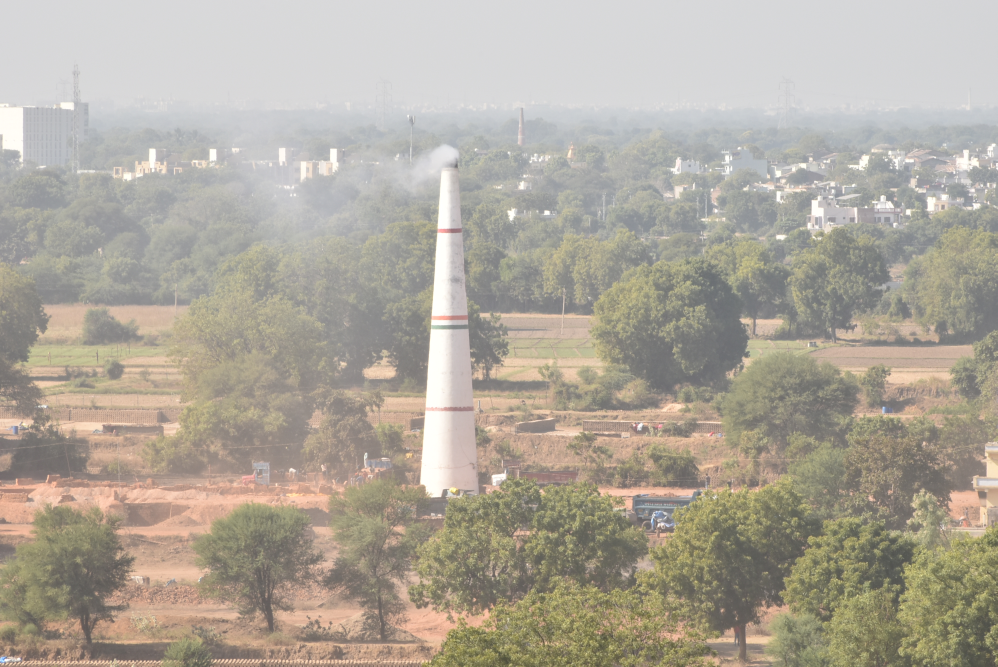
#> input picture Data and Testing/Real Images/Dataset/DSC_3074.JPG, 2992 x 2000 px, found by its file name (shown at 1/3 size)
$ jupyter execute --allow-errors '5) RTVD_IP_NIDAM-DCP.ipynb'   (shell and % lines are left out)   (older library calls are emulated)   (text cells are left out)
#> lines starting #> are read from the running program, lines starting #| are printed output that depends on the picture; after the words box and inside, x2 and y2 are one past the last pixel; in counts of white or black regions, pixels touching at a corner belong together; pictures that were not available may be replaced by others from this repository, and a replacement may not be noted
[cell 1]
import numpy as np
import cv2
import math
import time
# !pip install imutils
import imutils
from imutils.video import VideoStream

# [87 lines left out: functions Guidedfilter, DarkChannel, TransmissionRefine, final, not called in this run]

[cell 2]
import numpy as np
import cv2
import math
import time
# !pip install imutils
import imutils
from imutils.video import VideoStream

def Guidedfilter(Image ,p ,r ,Epsilon):
    I_mean = cv2.boxFilter(Image,cv2.CV_64F,(r,r));
    p_mean = cv2.boxFilter(p, cv2.CV_64F,(r,r));
    Ip_mean = cv2.boxFilter(Image*p,cv2.CV_64F,(r,r));
    Ip_cov = Ip_mean - I_mean*p_mean;

    II_mean = cv2.boxFilter(Image*Image,cv2.CV_64F,(r,r));
    I_var   = II_mean - I_mean*I_mean;

    a = Ip_cov/(I_var + Epsilon);
    b = p_mean - a*I_mean;

    a_mean = cv2.boxFilter(a,cv2.CV_64F,(r,r));
    b_mean = cv2.boxFilter(b,cv2.CV_64F,(r,r));

    q = a_mean*Image + b_mean;
    return q;


# [16 lines left out: function DarkChannel, not called in this run]

def TransmissionRefine(Image,et):
    gray = cv2.cvtColor(Image,cv2.COLOR_BGR2GRAY);
    gray = np.float64(gray)/255;
    r = 60;    # initially 60
    eps = 0.0001; # initially 0.0001
    t = Guidedfilter(gray,et,r,eps);

    return t

def final2(src):
    #change the value of 'n' to load different images.
    n='10'
#     src = cv2.imread(r"E:\College Education\DA-IICT\Study\Sem 3\Pratik - Projects\Video Dehazing\Input Images & Videos\Input Images\Online Images\foggy_bench.jpg")
    I = src.astype(np.float64)/255;
    sz = 9

    dc = cv2.min(cv2.min(I[:,:,0],I[:,:,1]),I[:,:,2])

    b,g,r = cv2.split(I)
    Im = ((b + g + r)/3)
    dark =  Im + (Im.mean() - dc.mean() )
    A = dark

    kernel = np.ones((sz,sz),np.float32)/(sz*sz)
    A = cv2.filter2D(A,-1,kernel)

    A = TransmissionRefine(src,A);

    A = cv2.min(A,0.85)
    temp = np.zeros(I.shape,I.dtype)
    temp[:,:,0] = (I[:,:,0]/A)
    temp[:,:,1] = (I[:,:,1]/A)
    temp[:,:,2] = (I[:,:,2]/A)


    dc = cv2.min(cv2.min(temp[:,:,0] ,temp[:,:,1]),temp[:,:,2])

    mean = (temp[:,:,0] +temp[:,:,1] +temp[:,:,2])/3
    meanI = (b+g+r)/3
    dark = cv2.min(cv2.min(I[:,:,0],I[:,:,1]),I[:,:,2])
    beta = meanI - dark

    t = (1 - 0.999*(dc))/(1-beta)

    t = cv2.max(t,0.199)
    J = np.zeros(I.shape,I.dtype)
    for ind in range(0,3):
        J[:,:,ind] = (I[:,:,ind]-A)/(t) + (A)
#     print(J.shape)
#     J = np.float32(J)
    return J

[cell 3]
# [42 lines left out: function final1, not called in this run]

[cell 4]
if __name__ == "__main__":
#     inputImagePath = r"E:\College Education\DA-IICT\Study\Sem 3\Pratik - Projects\Video Dehazing\Input Images & Videos\Input Images\Online Images\foggy_bench.jpg" #Enter image path
#     inputImagePath = r"E:\College Education\DA-IICT\Study\Sem 3\Pratik - Projects\Video Dehazing\Input Images & Videos\Input Images\Online Images\house_input.jpg" #Enter image path
    inputImagePath = r"E:\College Education\DA-IICT\Study\Sem 3\Pratik - Projects\Video Dehazing\Input Images & Videos\Input Images\From Sir\dataset\DSC_3074.jpg" #Enter image path
#     inputImagePath = r"E:\College Education\DA-IICT\Study\Sem 3\Pratik - Projects\Video Dehazing\Input Images & Videos\Input Images\From Sir\dataset\DSC_3354.jpg" #Enter image path
#     inputImagePath = r"E:\College Education\DA-IICT\Study\Sem 3\Pratik - Projects\Video Dehazing\Input Images & Videos\Input Images\From Sir\dataset2\DSC_3450.jpg" #Enter image path
    src = cv2.imread(inputImagePath)
#> src is the input picture: shape (2000, 2992, 3); mean B, G, R 156.1, 167.9, 174.7
    shape = src.shape
#> shape = (2000, 2992, 3)
    src = cv2.resize(src, (640, 480))
#> src: shape (480, 640, 3)
    cv2.imshow('i',src)
#     FI = final(src)
#     FI1 = final1(src)
    FI2 = final2(src)
#> in Guidedfilter, `q = a_mean*Image + b_mean;`:
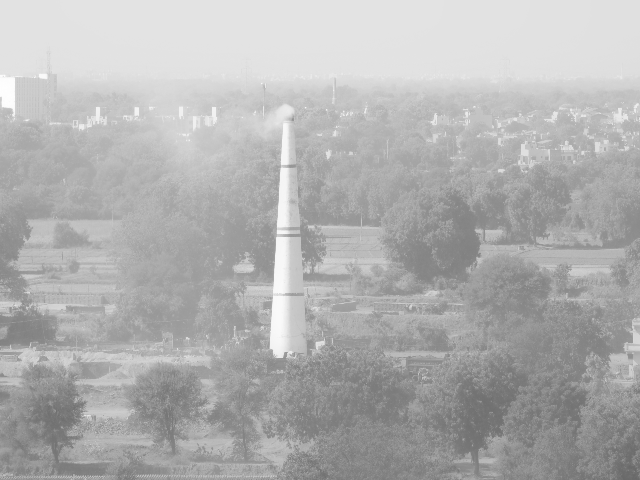
#> q: shape (480, 640) float64; min 0.412, max 0.999, mean 0.695
#> in final2, `temp[:,:,2] = (I[:,:,2]/A)`:
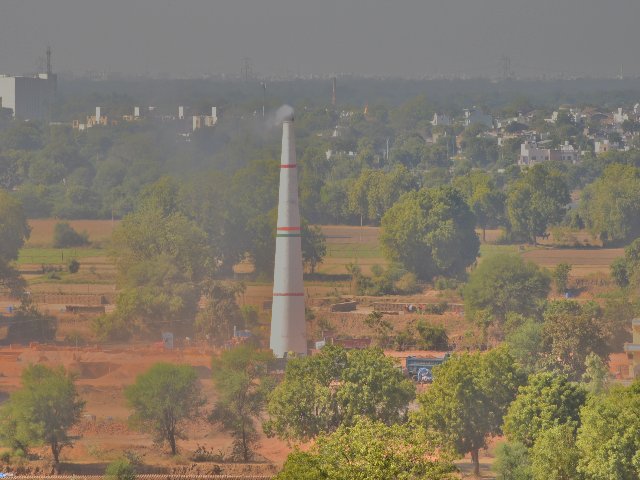
#> temp: shape (480, 640, 3) float64; mean B, G, R 0.876, 0.951, 0.992; drawn with min black and max white
#> in final2, `dc = cv2.min(cv2.min(temp[:,:,0] ,temp[:,:,1]),temp[:,:,2])`:
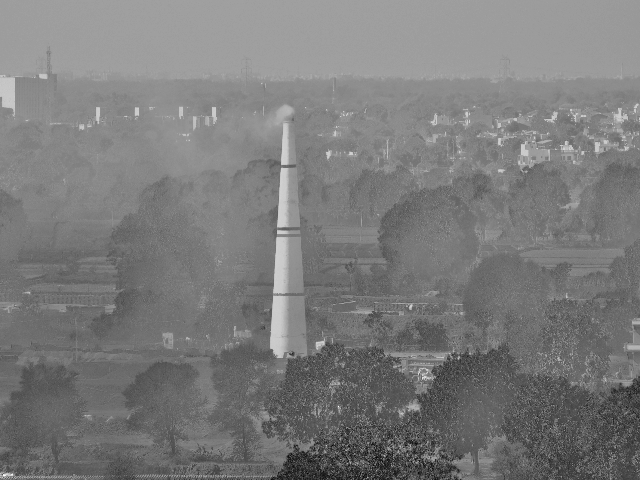
#> dc: shape (480, 640) float64; min 0.44, max 1.33, mean 0.871; drawn with min black and max white
#> in final2, `mean = (temp[:,:,0] +temp[:,:,1] +temp[:,:,2])/3`:
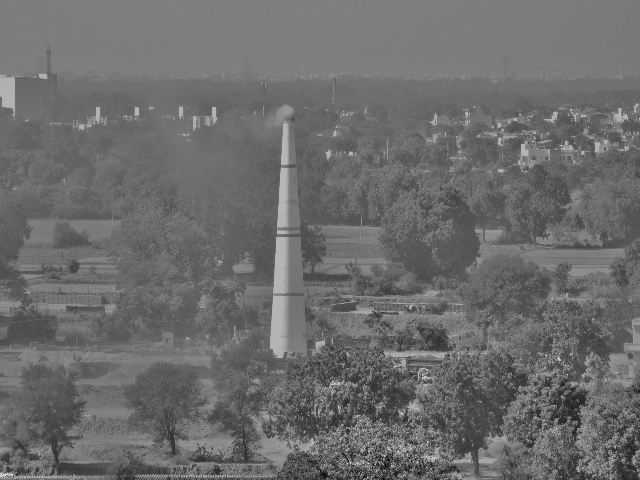
#> mean: shape (480, 640) float64; min 0.598, max 1.4, mean 0.94; drawn with min black and max white
#> in final2, `beta = meanI - dark`:
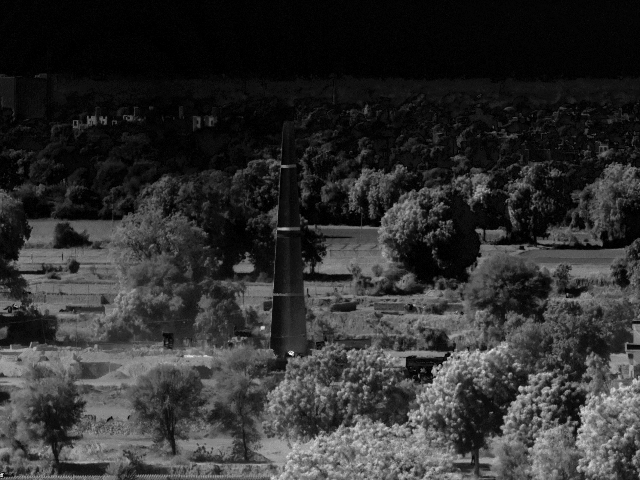
#> beta: shape (480, 640) float64; min -1.11e-16, max 0.23, mean 0.0435; drawn with min black and max white
#> in final2, `t = cv2.max(t,0.199)`:
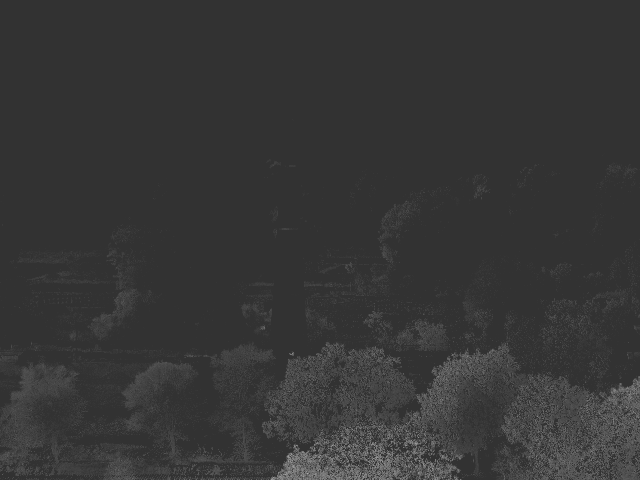
#> t: shape (480, 640) float64; min 0.199, max 0.678, mean 0.216
#> after the loop in final2, `for ind in range(0,3):`:
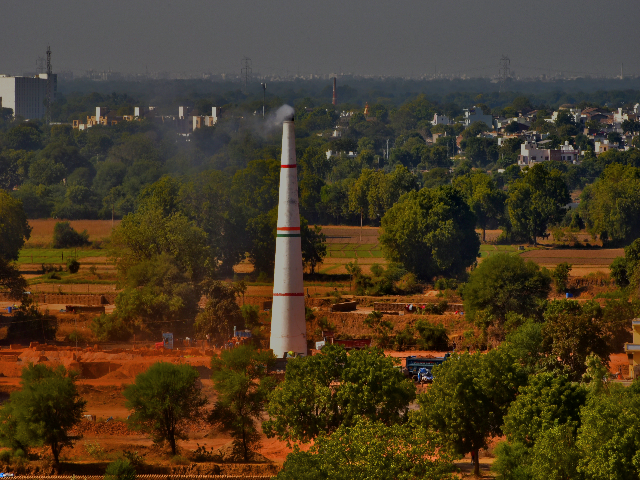
#> J: shape (480, 640, 3) float64; mean B, G, R 0.348, 0.55, 0.675; drawn with min black and max white
#     cv2.imshow('a',FI)
#     cv2.imshow('b',FI1)
#     FI2 = cv2.resize(FI2, (shape[1],shape[0]))
    cv2.imshow('c',FI2)
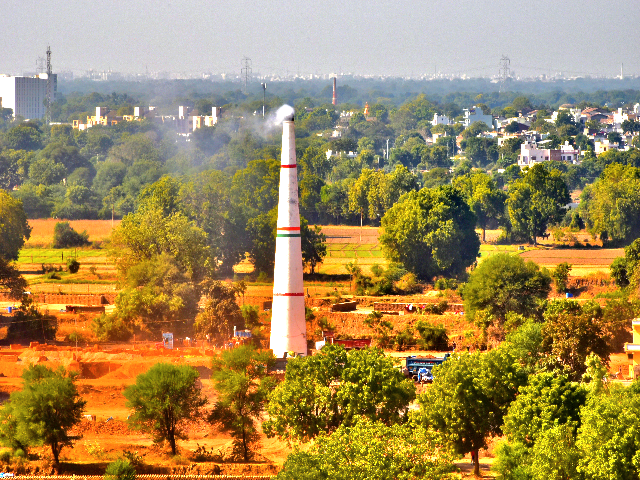
#> window 'c': shape (480, 640, 3); mean B, G, R 87, 137.6, 161.2
    # Saving the Image:
#     cv2.imwrite(r"E:\College Education\DA-IICT\Study\Sem 3\Pratik - Projects\Video Dehazing\Input Images & Videos\Input Images\Online Images\Final_Output.png", FI2*255)

    # exit at closing of window
    cv2.waitKey(0) & 0xFF == ord('q')
    cv2.destroyAllWindows()

[cell 5]
if __name__ == "__main__":
    # Video Input:
    inputVideoPath = r"E:\College Education\DA-IICT\Study\Sem 3\Pratik - Projects\Video Dehazing\Input Images & Videos\Input Videos\Vdo_3.mp4"
    vidObj = cv2.VideoCapture(inputVideoPath)

    # Loop for frames:
    fourcc = cv2.VideoWriter_fourcc(*'MP4V')
    frame_width = vidObj.get(cv2.CAP_PROP_FRAME_WIDTH)
    frame_height = vidObj.get(cv2.CAP_PROP_FRAME_HEIGHT)
    fps = vidObj.get(cv2.CAP_PROP_FPS)
    frame_nos = vidObj.get(cv2.CAP_PROP_FRAME_COUNT)
    save = cv2.VideoWriter(r'E:\College Education\DA-IICT\Study\Sem 3\Pratik - Projects\Video Dehazing\Input Images & Videos\Input Videos\output.mp4',fourcc, fps, (int(frame_width), int(frame_height)))

    FI = None
    for frame_idx in range(int(frame_nos+1)):
        ret, I = vidObj.read()

# [7 lines of commented-out code are left out]
        if frame_idx and ret:
            FI = final(I)
            FI = np.uint8(FI*255)
            save.write(FI)

        # Breaking Loop:
        if cv2.waitKey(1) & 0xFF == ord('q'):
            break
#> this loop made 1 pass; (key q is pressed on pass 1)
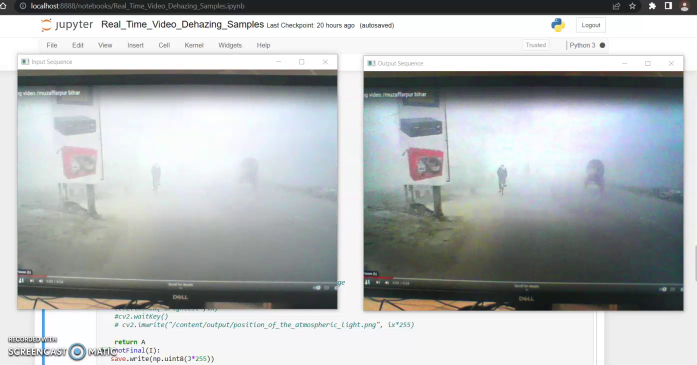
#> input picture frame 62 of Data and Testing/Live Video Testing Rec/Test 1/Rec_1.mp4, 1394 x 730 px, given in place of Vdo_3.mp4, which was not available (shown at 1/2 size)
#> I is the input picture: shape (730, 1394, 3); mean B, G, R 180.7, 179.7, 175.7

    vidObj.release()
    save.release()
    cv2.destroyAllWindows()

print('Execution Completed')

[cell 6]
if __name__ == "__main__":
#     vidObj_cv = cv2.VideoCapture(0)
    vidObj_vs = VideoStream(1).start()

    time.sleep(1.0)
    start_time = time.time()

    # Defining FPS:
    FPS_Start_Time = 0
    FPS = 0

    while True:
#         ret, I_cv = vidObj_cv.read()
        I_vs = vidObj_vs.read()

        # FPS:
        FPS_End_Time = time.time()
        FPS = (1/(FPS_End_Time - FPS_Start_Time)) + 5
        FPS_Start_Time = FPS_End_Time
        FPS_Text = "FPS: {:.2f}".format(FPS)
        cv2.putText(I_vs, FPS_Text, (5,20), cv2.FONT_HERSHEY_COMPLEX, 0.7, (0,0,0), 1)
#> I_vs: shape (730, 1394, 3); 0.03% of pixels changed, all inside (x1, y1, x2, y2) = (6, 5, 114, 21)

#         cv2.imshow('Input Sequence',I_cv)
        cv2.imshow('Input Sequence',I_vs)

        FI_vs = final2(I_vs)
#> call 2 of Guidedfilter, with r = 60, Epsilon = 0.0001
#> in Guidedfilter (call 2), `p_mean = cv2.boxFilter(p, cv2.CV_64F,(r,r));`:
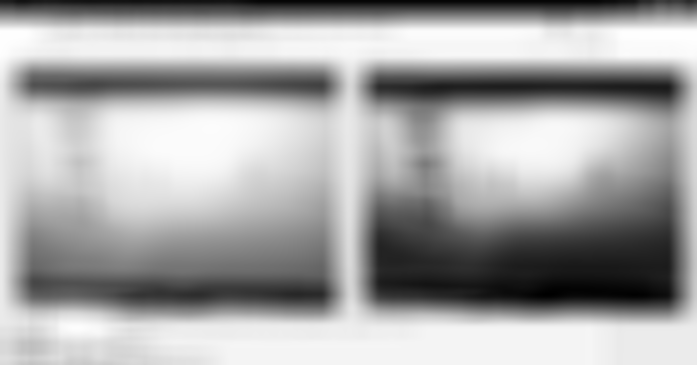
#> p_mean: shape (730, 1394) float64 (shown at 1/2 size); min 0.174, max 1.02, mean 0.722; drawn with min black and max white
#         FI_vs = cv2.cvtColor(FI_vs, cv2.COLOR_BGR2RGB)

#         cv2.imshow('Output Sequence',FI_cv)
        cv2.imshow('Output Sequence',FI_vs)

        # Breaking Loop:
        if cv2.waitKey(1) & 0xFF == ord('q'):
#> (key q is pressed here)
            break

#     vidObj_cv.release()
    vidObj_vs.stream.release()
    # save.release()
    cv2.destroyAllWindows()
print("[INFO] Elasped Time: {:.2f} sec".format(time.time() - start_time))
